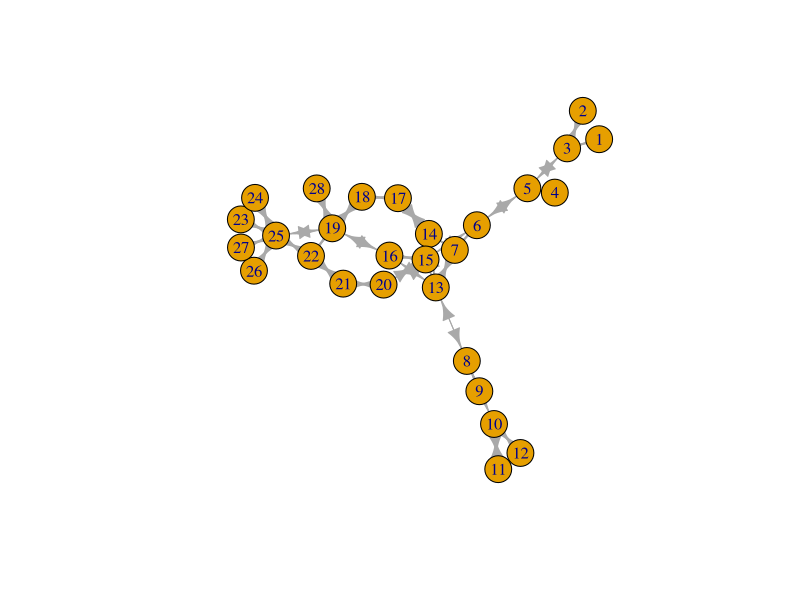
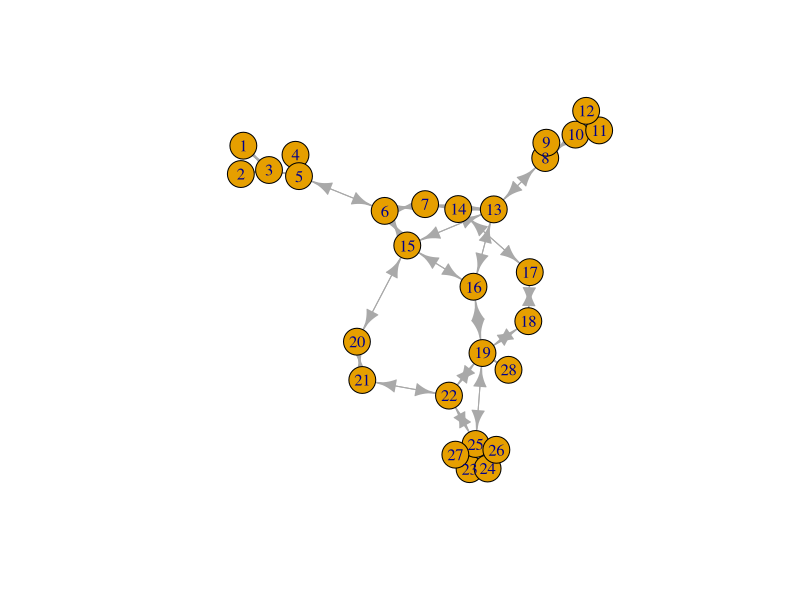

These charts were generated, in order, by the following R code:
#Benjamin Jones
#University of Illinois at Chicago
#Fall 2016
#bwjones2@uic.edu

library(igraph)
#creating a blank, 28x28 matrix, since there are n=28 nodes
cta_mat<-matrix(0,nrow=28,ncol=28)
colnames(cta_mat)<-c(1:28)
rownames(cta_mat)<-c(1:28)
#filling in the matrix with unweighted edges (1 if edge exists, else 0)
#cta_mat[1,1]<-0, cta_mat[1,3]<-1
for (i in 1:1){
cta_mat[1,3]<-1
cta_mat[3,1]<-1
cta_mat[2,3]<-1
cta_mat[3,2]<-1
cta_mat[3,5]<-1
cta_mat[5,3]<-1
cta_mat[5,4]<-1
cta_mat[4,5]<-1
cta_mat[5,6]<-1
cta_mat[6,5]<-1
cta_mat[6,7]<-1
cta_mat[7,6]<-1
cta_mat[6,15]<-1
cta_mat[15,6]<-1
cta_mat[7,14]<-1
cta_mat[14,7]<-1
cta_mat[7,13]<-1
cta_mat[13,7]<-1
cta_mat[13,14]<-1
cta_mat[14,13]<-1
cta_mat[13,15]<-1
cta_mat[15,13]<-1
cta_mat[13,16]<-1
cta_mat[16,13]<-1
cta_mat[14,17]<-1
cta_mat[17,14]<-1
cta_mat[15,16]<-1
cta_mat[16,15]<-1
cta_mat[15,20]<-1
cta_mat[20,15]<-1
cta_mat[20,21]<-1
cta_mat[21,20]<-1
cta_mat[21,22]<-1
cta_mat[22,21]<-1
cta_mat[22,19]<-1
cta_mat[19,22]<-1
cta_mat[22,25]<-1
cta_mat[25,22]<-1
cta_mat[25,19]<-1
cta_mat[19,25]<-1
cta_mat[25,24]<-1
cta_mat[24,25]<-1
cta_mat[25,23]<-1
cta_mat[23,25]<-1
cta_mat[25,26]<-1
cta_mat[26,25]<-1
cta_mat[25,27]<-1
cta_mat[27,25]<-1
cta_mat[16,19]<-1
cta_mat[19,16]<-1
cta_mat[28,19]<-1
cta_mat[19,28]<-1
cta_mat[19,18]<-1
cta_mat[18,19]<-1
cta_mat[18,17]<-1
cta_mat[17,18]<-1
cta_mat[12,10]<-1
cta_mat[10,12]<-1
cta_mat[11,10]<-1
cta_mat[10,11]<-1
cta_mat[10,8]<-1
cta_mat[8,10]<-1
cta_mat[9,8]<-1
cta_mat[8,9]<-1
cta_mat[8,13]<-1
cta_mat[13,8]<-1
}
cta_graph<-graph.adjacency(cta_mat,weighted=TRUE)
plot(cta_graph) #visual of the graph

shortest.paths(cta_graph, algorithm = "dijkstra")
#table displaing the distance (# of edges) between two nodes

shortest_paths(cta_graph, from=28, to=8)
#shows the exact path, node to node, from node X to node Y

#repeat the previous lines, but now with weighted edges
cta_wmat<-matrix(0,nrow=28,ncol=28)
colnames(cta_wmat)<-c(1:28)
rownames(cta_wmat)<-c(1:28)
#filling in the matrix with weighted edges (# if edge exists, else 0)
#cta_mat[1,1]<-0, cta_mat[1,3]<-9
for (i in 1:1){
  cta_wmat[1,3]<-9
  cta_wmat[3,1]<-9
  cta_wmat[2,3]<-13
  cta_wmat[3,2]<-13
  cta_wmat[3,5]<-25
  cta_wmat[5,3]<-25
  cta_wmat[5,4]<-18
  cta_wmat[4,5]<-18
  cta_wmat[5,6]<-3
  cta_wmat[6,5]<-3
  cta_wmat[6,7]<-11
  cta_wmat[7,6]<-11
  cta_wmat[6,15]<-11
  cta_wmat[15,6]<-11
  cta_wmat[7,14]<-9
  cta_wmat[14,7]<-9
  cta_wmat[7,13]<-2
  cta_wmat[13,7]<-2
  cta_wmat[13,14]<-2
  cta_wmat[14,13]<-2
  cta_wmat[13,15]<-1
  cta_wmat[15,13]<-1
  cta_wmat[13,16]<-4
  cta_wmat[16,13]<-4
  cta_wmat[14,17]<-1
  cta_wmat[17,14]<-1
  cta_wmat[15,16]<-2
  cta_wmat[16,15]<-2
  cta_wmat[15,20]<-1
  cta_wmat[20,15]<-1
  cta_wmat[20,21]<-6
  cta_wmat[21,20]<-6
  cta_wmat[21,22]<-1
  cta_wmat[22,21]<-1
  cta_wmat[22,19]<-4
  cta_wmat[19,22]<-4
  cta_wmat[22,25]<-3
  cta_wmat[25,22]<-3
  cta_wmat[25,19]<-3
  cta_wmat[19,25]<-3
  cta_wmat[25,24]<-22
  cta_wmat[24,25]<-22
  cta_wmat[25,23]<-24
  cta_wmat[23,25]<-24
  cta_wmat[25,26]<-23
  cta_wmat[26,25]<-23
  cta_wmat[25,27]<-21
  cta_wmat[27,25]<-21
  cta_wmat[16,19]<-7
  cta_wmat[19,16]<-7
  cta_wmat[28,19]<-8
  cta_wmat[19,28]<-8
  cta_wmat[19,18]<-3
  cta_wmat[18,19]<-3
  cta_wmat[18,17]<-3
  cta_wmat[17,18]<-3
  cta_wmat[12,10]<-18
  cta_wmat[10,12]<-18
  cta_wmat[11,10]<-20
  cta_wmat[10,11]<-20
  cta_wmat[10,8]<-18
  cta_wmat[8,10]<-18
  cta_wmat[9,8]<-46
  cta_wmat[8,9]<-46
  cta_wmat[8,13]<-6
  cta_wmat[13,8]<-6
}
wcta_graph<-graph.adjacency(cta_wmat,weighted=TRUE)
plot(wcta_graph) #will look the same as before

#weighted
shortest.paths(wcta_graph, algorithm = "dijkstra")
#table displaing the weighted distance (# of edges) between two nodes
shortest_paths(wcta_graph, from=28, to=8)
